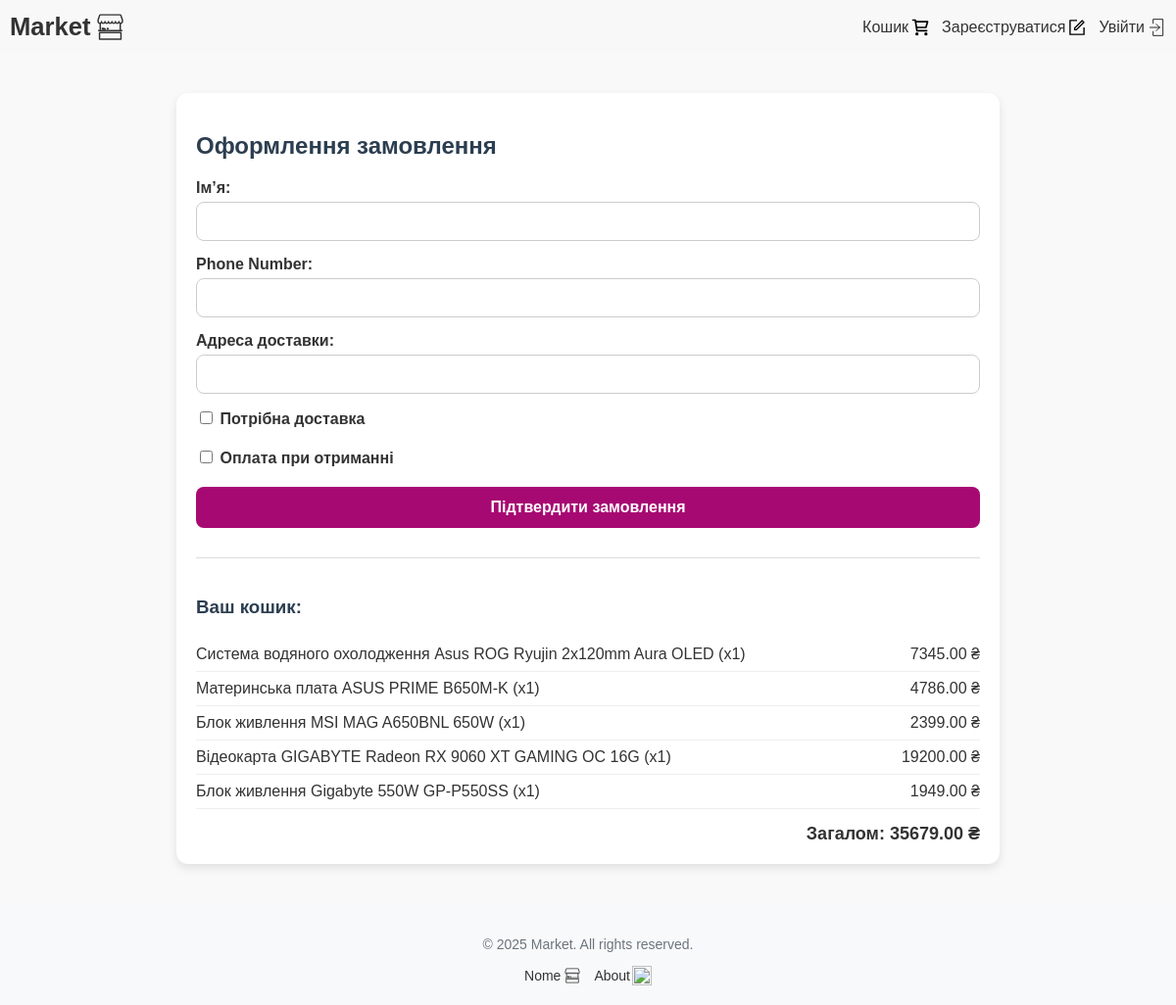
The app's page /orders/create/, older data.
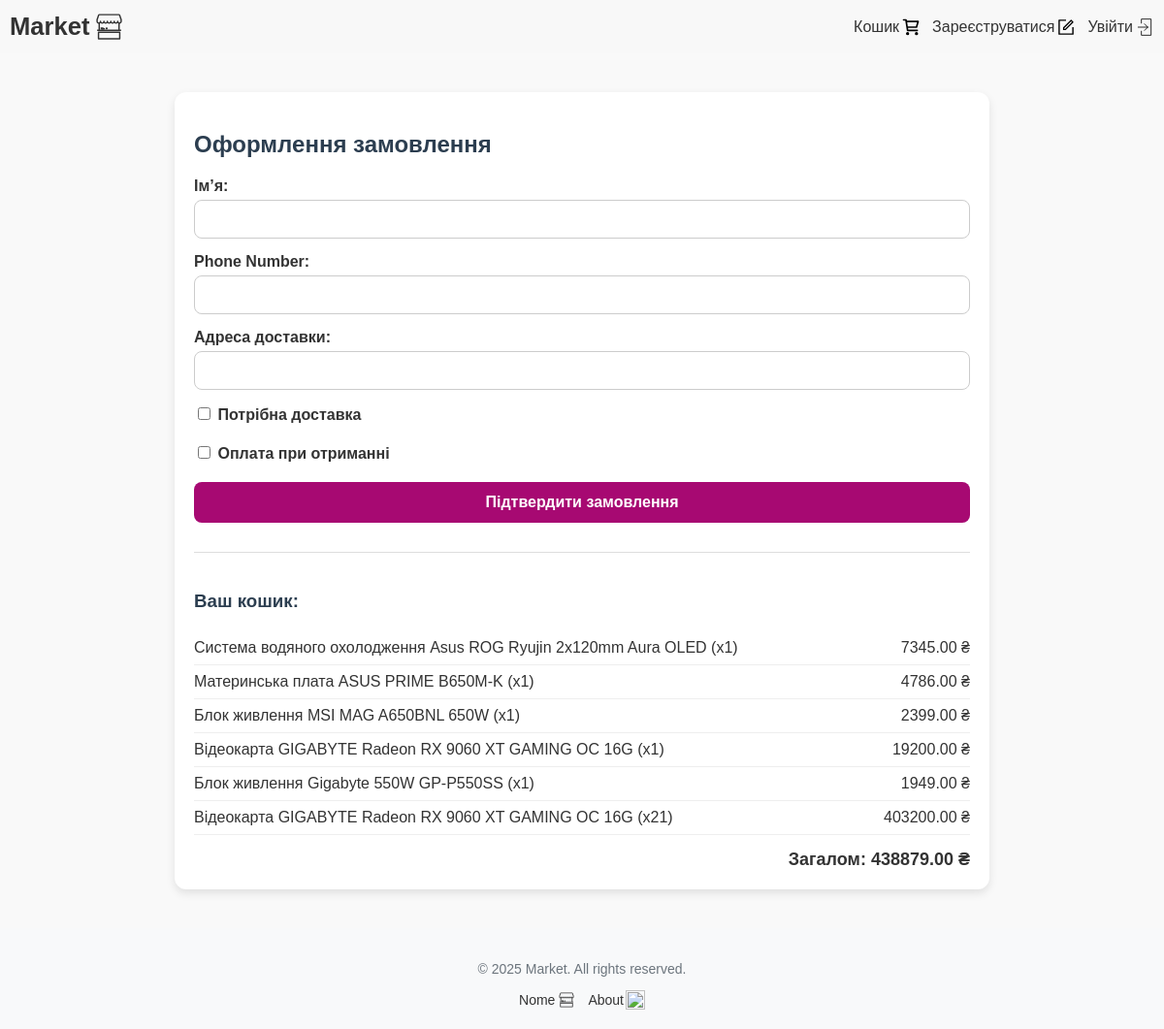
The same page, newer data.
### carts/models.py (models this page shows)
class Cart(models.Model):
    user = models.ForeignKey('auth.User', on_delete=models.CASCADE, blank=True, null=True, verbose_name='User')
    product = models.ForeignKey('shop.Product', on_delete=models.CASCADE, related_name='cart_items', verbose_name='Product')
    quantity = models.PositiveIntegerField(default=0, verbose_name='Quantity')
    session_key = models.CharField(max_length=40, blank=True, null=True)
    created_at = models.DateTimeField(auto_now_add=True, verbose_name='Created At')
    class Meta:
        db_table = 'cart'
        verbose_name = 'Cart'
        verbose_name_plural = 'Cart'
    objects = CartQuerySet.as_manager()
    def get_total_price(self):
        return round(self.product.price * self.quantity, 2)

### shop/models.py (models this page shows)
class Product(models.Model):
    name = models.CharField(max_length=200, verbose_name='Product Name')
    slug = models.SlugField(max_length=250, unique=True, blank=True, null=True, verbose_name='URL')
    description = models.TextField(blank=True, verbose_name='Description')
    price = models.DecimalField(max_digits=10, decimal_places=2, verbose_name='Price')
    discount = models.DecimalField(max_digits=5, decimal_places=2, default=0.00, verbose_name='Discount')
    stock = models.PositiveIntegerField(default=0, verbose_name='Stock Quantity')
    category = models.ForeignKey(Category, on_delete=models.CASCADE, related_name="products")
    created_at = models.DateTimeField(auto_now_add=True, verbose_name='Created At')
    class Meta:
        db_table = 'product'
        verbose_name = 'Product'
        verbose_name_plural = 'Products'

### orders/views.py (the view)
# urls.py: path('create/', views.create_order, name='create_order'),
def create_order(request):
    user = request.user if request.user.is_authenticated else None
    session_key = request.session.session_key
    if not session_key:
        request.session.create()
        session_key = request.session.session_key
    cart_items = Cart.objects.filter(user=user) if user else Cart.objects.filter(session_key=session_key)
    if request.method == 'POST':
        form = OrderForm(request.POST)
        if form.is_valid():
            name = user.username if user else form.cleaned_data['name']
            order = Order.objects.create(
                user=user,
                name=name,
                phone_number=form.cleaned_data['phone_number'],
                requires_delivery=form.cleaned_data['requires_delivery'],
                payment_on_get=form.cleaned_data['payment_on_get']
            )
            for item in cart_items:
                OrderItem.objects.create(
                    order=order,
                    product=item.product,
                    name=item.product.name,
                    price=item.product.price,
                    quantity=item.quantity
                )
            cart_items.delete()
            return redirect('/orders/success')
    else:
        initial = {'name': user.username} if user else {}
        form = OrderForm(initial=initial)
    return render(request, 'orders/create_order.html', {
        'form': form,
        'cart_items': cart_items
    })

### orders/forms.py
class OrderForm(forms.ModelForm):
    class Meta:
        model = Order
        fields = ['phone_number', 'requires_delivery', 'payment_on_get']
    name = forms.CharField(required=False, label='Ім’я')
    delivery_address = forms.CharField(required=False, label='Адреса доставки')

### carts/models.py (called while the page is built)
    def total_price(self):
        return sum(cart.get_total_price() for cart in self)

### orders/templates/orders/create_order.html (shortened to what this page needs)
{% load static %}
<!DOCTYPE html>
<html lang="uk">
<head>
    <link rel="stylesheet" href="{% static 'orders/order.css' %}">
</head>
<body>
    {% include 'shop/partials/navigation.html' %}
    <div class="container">
        <h2>Оформлення замовлення</h2>
    <form method="post">
        <div class="form-group">
            {{ form.name.label_tag }}
            {{ form.name }}
        </div>
        <div class="form-group">
            {{ form.phone_number.label_tag }}
            {{ form.phone_number }}
        </div>
        <div class="form-group">
            {{ form.delivery_address.label_tag }}
            {{ form.delivery_address }}
        </div>
        <div class="form-group">
            <label>
                {{ form.requires_delivery }} Потрібна доставка
            </label>
        </div>
        <div class="form-group">
            <label>
                {{ form.payment_on_get }} Оплата при отриманні
            </label>
        </div>
        <button type="submit">Підтвердити замовлення</button>
    </form>
        {% if cart_items.exists %}
        <div class="cart-items">
            <h3>Ваш кошик:</h3>
            {% for item in cart_items %}
                <div class="cart-item">
                    <span>{{ item.product.name }} (x{{ item.quantity }})</span>
                    <span>{{ item.get_total_price }} ₴</span>
                </div>
            {% endfor %}
            <div class="total">
                Загалом: {{ cart_items.total_price }} ₴
            </div>
        </div>
        {% endif %}
    </div>
    {% include 'shop/partials/footer.html' %}
</body>
</html>

Row changes from the older to the newer data that the page shows:
computed for Cart "Система водяного охолодження Asus ROG Ryujin 2x120mm Aura OLED": total_price "35679.00" → "438879.00"
added Cart: product.name "Відеокарта GIGABYTE Radeon RX 9060 XT GAMING OC 16G", quantity "21", get_total_price "403200.00"
